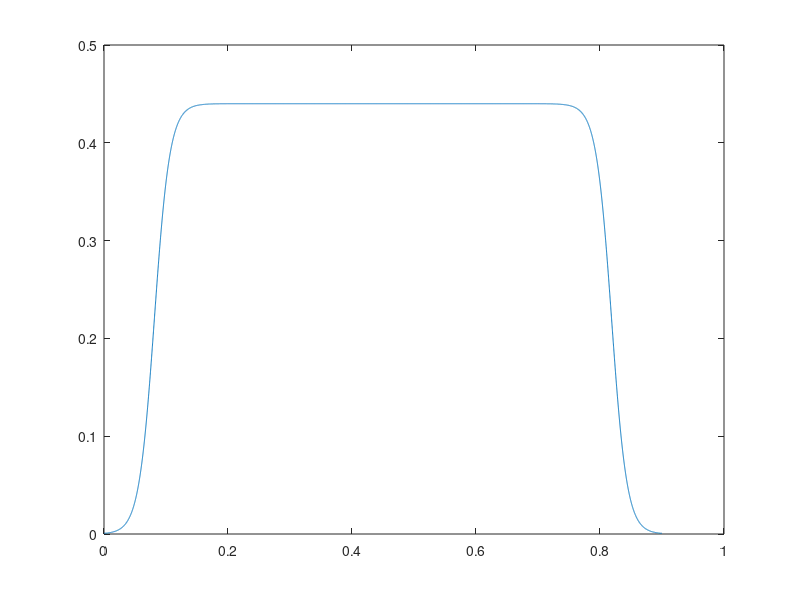

Recreate this plot in MATLAB.
u=[];
for i = 0:7000
    if i < 2000
        u(i+1) = (0.44./(1+exp(-80*(i/10000)+6.5)));
        u(9000-i) = u(i+1);
    else
        u(i) = 0.44;
    end
            
end
x = (0:1:8999);
plot(x/10000,u)